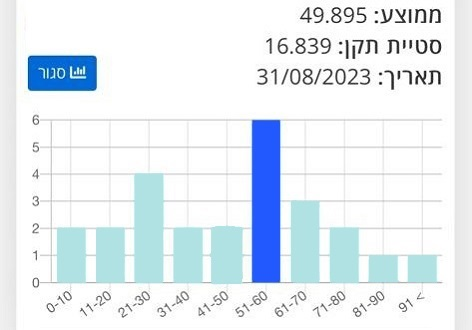
#> input picture Hw1/data/a.jpg, 472 x 330 px; its folder holds 4 pictures in this run
$ python TranscribeHistogram.py
#> lines starting #> are read from the running program, lines starting #| are printed output that depends on the picture


# Please replace the above comments with your names and ID numbers in the same format.

import cv2
import numpy as np
import os
import matplotlib.pyplot as plt
from sklearn.cluster import KMeans

import warnings
warnings.filterwarnings("ignore")

# Input: numpy array of images and number of gray levels to quantize the images down to
# Output: numpy array of images, each with only n_colors gray levels
# [15 lines left out: function quantization, not called in this run]

# Input: A path to a folder and formats of images to read
# Output: numpy array of grayscale versions of images read from input folder, and also a list of their names
def read_dir(folder, formats=(".jpg", ".png")):
#> called with folder = 'data', formats = ('.jpg', '.png')
	image_arrays = []
	lst = [file for file in os.listdir(folder) if file.endswith(formats)]
	for filename in lst:
		file_path = os.path.join(folder, filename)
		image = cv2.imread(file_path)
#> image is the input picture: shape (330, 472, 3); mean B, G, R 243.6, 237.5, 229.3
		gray_image = cv2.cvtColor(image, cv2.COLOR_BGR2GRAY)
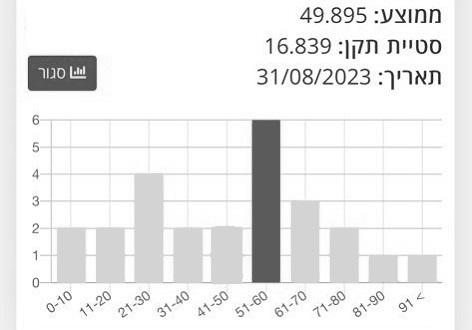
#> gray_image: shape (330, 472); min 2, max 255, mean 235.7
		image_arrays.append(gray_image)
#> pass 2 of the loop in read_dir, `for filename in lst:`:
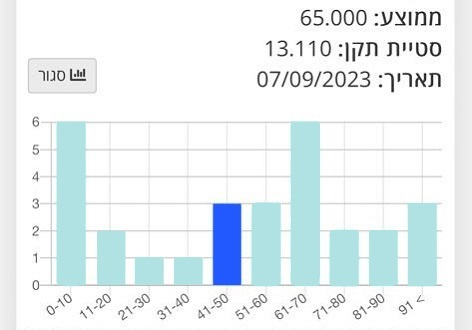
#> input picture Hw1/data/b.jpg, 472 x 330 px
#> in read_dir, image is the input picture: shape (330, 472, 3); mean B, G, R 243.2, 240.8, 233.2
#> in read_dir, `gray_image = cv2.cvtColor(image, cv2.COLOR_BGR2GRAY)`:
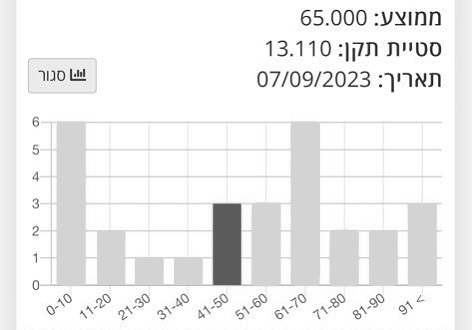
#> gray_image: shape (330, 472); min 2, max 255, mean 238.8
#> pass 3 of the loop in read_dir, `for filename in lst:`:
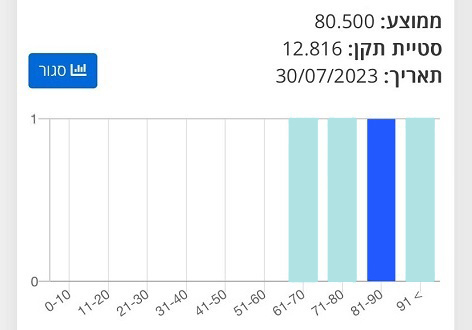
#> input picture Hw1/data/c.jpg, 472 x 330 px
#> in read_dir, image is the input picture: shape (330, 472, 3); mean B, G, R 245.3, 239.1, 231.3
#> in read_dir, `gray_image = cv2.cvtColor(image, cv2.COLOR_BGR2GRAY)`:
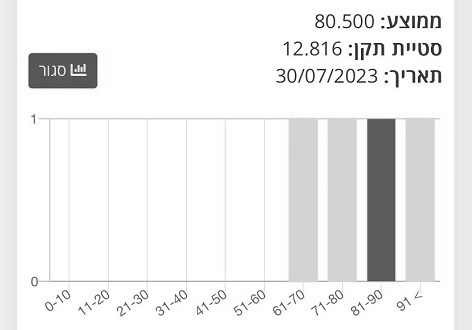
#> gray_image: shape (330, 472); min 2, max 255, mean 237.5
#> the loop made 4 passes; the first 3 are shown
	return np.array(image_arrays), lst

# Input: image object (as numpy array) and the index of the wanted bin (between 0 to 9)
# Output: the height of the idx bin in pixels
# [34 lines left out: functions get_bar_height, compare_hist, not called in this run]

# Sections a, b

images, names = read_dir('data')
numbers, _ = read_dir('numbers')
#> (the run stopped early here; a loop or call above may not have finished)
